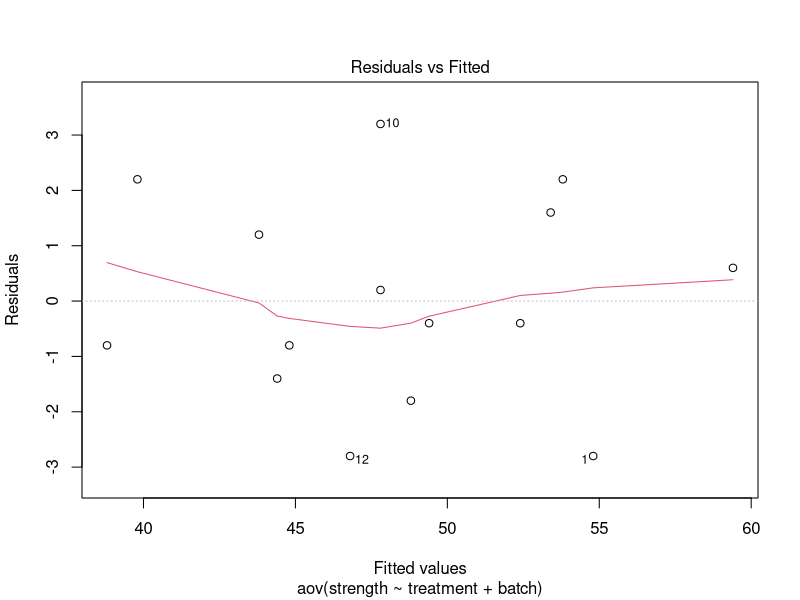
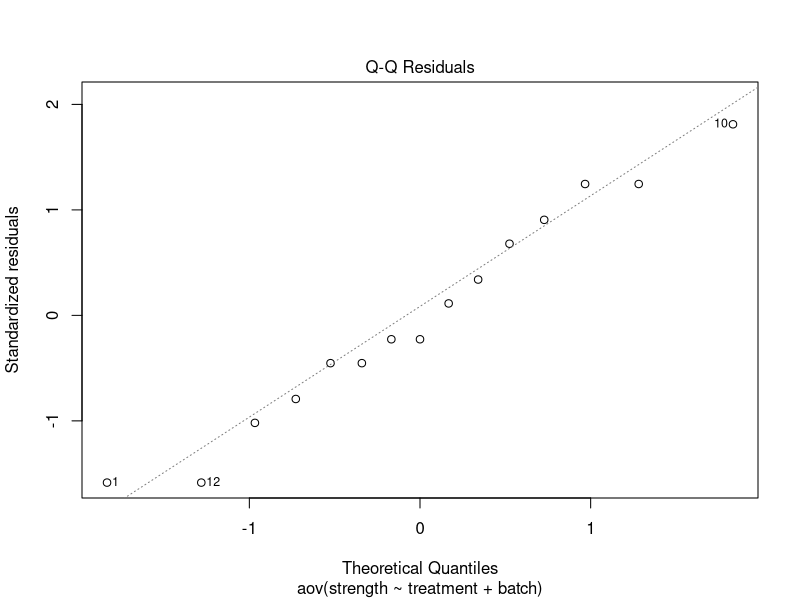
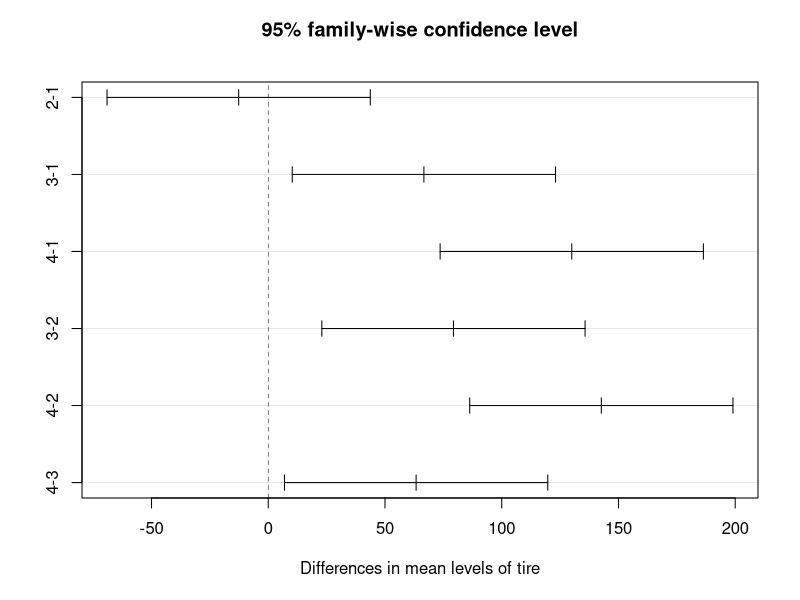
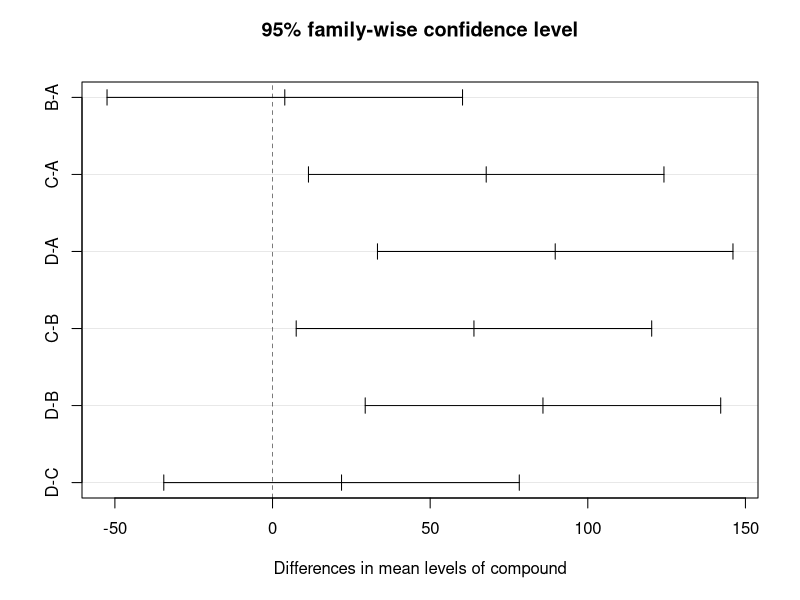

Reproduce these figures in R, in order.
## ---- chunk 1
MSE <- 169.33/20
MSE
dft <- 4
dfE <- 20
dfb <- dfE/dft
dfb
MSb <- 64.675
SSb <- MSb * dfb
SSb
SSt <- 1010.56
MSt <- SSt / dft
MSt
Fb <- MSb / MSE
Fb
Ft <- 29.84
p_t <- pf(Ft, dft, dfE, lower.tail = F)
p_t
p_b <- pf(Fb, dfb, dfE, lower.tail = F)
p_b
## ---- chunk 2
b <- dfb + 1
b
## ---- chunk 3
batch <- factor(rep(1:5, each = 3))
treatment <- factor(rep(c("A", "B", "C"), times = 5)) 
strength <- c(52, 60, 56, 47, 55, 48, 44, 49, 45, 51, 52, 44, 42, 43, 38) 
data <- data.frame(batch, treatment, strength)
## ---- chunk 4
model <- aov(strength~treatment+batch, data = data)

summary(model)
## ---- chunk 5
TukeyHSD(model, "treatment")
## ---- chunk 6
plot(model, which = 1)
## ---- chunk 7
plot(model, which = 2)
## ---- chunk 8
day <- factor(rep(c("Monday", "Tuesday", "Wednesday", "Thursday"), each = 3)) 
operator <- factor(c("A", "B", "C", "A", "C", "D", "B", "C", "D", "A", "B", "D")) 
kelvin <- c(780, 820, 800, 950, 920, 940, 880, 880, 820, 840, 780, 820) 
data1<-data.frame(day, operator, kelvin)
data1
## ---- chunk 9
model1 <- lm(kelvin~day+operator, data = data1)
anova(model1)
## ---- chunk 10
tire <- factor(rep(1:4, each = 3)) 
compound <- factor(c("A", "B", "C", "A", "B", "D", "A", "C", "D", "B", "C", "D")) 
wear <- c(238, 238, 279, 196, 213, 308, 254, 334, 367, 312, 421, 412)
data2 <-data.frame(tire, compound, wear)
data2
## ---- chunk 11
model2 <- aov(wear~tire+compound, data = data2)
summary(model2)
## ---- chunk 12
#| message: false
#| warning: false
library(tidyverse)

data2 |>
  filter(compound == "A") |>
  pull(wear)|>
  t.test()

## ---- chunk 13
#| warning: false
TukeyHSD(model2)
plot(TukeyHSD(model2))
## ---- chunk 14
y_hat <- data2 |>
  group_by(compound) |>
  summarise(mean = mean(wear))
y_hat <- data.frame(y_hat)
y_hat
data2|>
  group_by(tire) |>
  summarise(sum = sum(wear))
Ba <- 755 + 717 + 955
Bb <- 755 + 717 + 1145
Bc <- 755 + 955 + 1145
Bd <- 717 + 955 + 1145

B_comp <- factor(c("A", "B", "C", "D")) 
Total <- c(Ba, Bb, Bc, Bd)
Bt <- data.frame(B_comp, Total)
Bt
k <- 3
y_dot <- data2 |>
  group_by(compound) |>
  summarise(sum = sum(wear))
y_dot <- data.frame(y_dot)
y_dot

kyB = k*y_dot$sum - Bt$Total
kyB <- c(kyB)
kydf <- data.frame(B_comp, kyB)
kydf
t <- 4
r <- 3
lmd <- r*(k-1)/(t-1)
lmd
y_grand <- mean(y_hat$mean)
y_grand
mu_hat <- y_grand + (kydf$kyB / (t * lmd))
Est_tmean <- data.frame(B_comp, y_hat$mean, kyB, mu_hat)
Est_tmean
MSE<- 350
W <- (qtukey(0.95, t, 5) / sqrt(2)) * sqrt ((2 * k * MSE)/(t * lmd))
W
